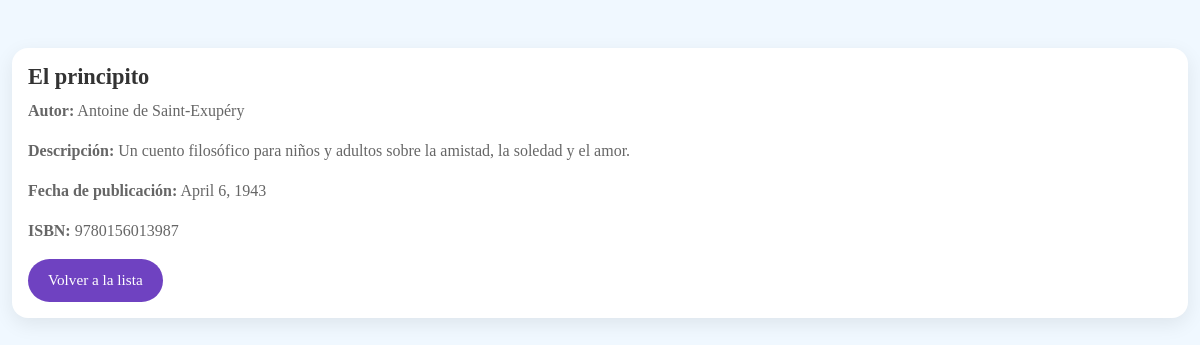
Screenshot of /libros/3/ with the database file from the repository.
### libros/models.py (models this page shows, shortened)
class Libro(models.Model):
    titulo = models.CharField(max_length=200)
    autor = models.CharField(max_length=100)
    descripcion = models.TextField()
    fecha_publicacion = models.DateField()
    isbn = models.CharField(max_length=13, unique=True)

### libros/views.py (the view)
# urls.py: path('<int:libro_id>/', views.detalle_libro, name='detalle_libro'),
def detalle_libro(request, libro_id):
    libro = get_object_or_404(Libro, pk=libro_id)
    return render(request, 'libros/detalle_libro.html', {'libro': libro})

### libros/templates/libros/detalle_libro.html (shortened to what this page needs)
<!DOCTYPE html>
<html>
<head>
    {% load static %}
    <link href="https://cdn.jsdelivr.net/npm/bootstrap@5.3.0/dist/css/bootstrap.min.css" rel="stylesheet">
    <link href="{% static 'css/styles.css' %}" rel="stylesheet">
</head>
<body>
    <div class="container mt-5">
        <div class="card">
            <div class="card-body">
                <h1 class="card-title">{{ libro.titulo }}</h1>
                <p class="card-text"><strong>Autor:</strong> {{ libro.autor }}</p>
                <p class="card-text"><strong>Descripción:</strong> {{ libro.descripcion }}</p>
                <p class="card-text"><strong>Fecha de publicación:</strong> {{ libro.fecha_publicacion }}</p>
                <p class="card-text"><strong>ISBN:</strong> {{ libro.isbn }}</p>
                <a href="{% url 'lista_libros' %}" class="btn btn-primary">Volver a la lista</a>
            </div>
        </div>
    </div>
</body>
</html>

### libros/static/CSS/styles.css (style rules this page uses)
body { background-color: #f0f8ff; font-family: 'Georgia', serif; position: relative; overflow-x: hidden; }
.container { max-width: 1200px; }
.card { border: none; border-radius: 1rem; background: #ffffff; box-shadow: 0 6px 20px rgba(0, 0, 0, 0.08); transition: transform 0.3s ease, box-shadow 0.3s ease; }
.card-title { font-size: 1.4rem; font-weight: 700; color: #333; }
.card-text { color: #666; font-size: 1rem; }
.btn-primary, .btn-secondary { background-color: #6f42c1; border: none; padding: 10px 20px; border-radius: 30px; font-weight: 500; font-size: 0.95rem; transition: background-color 0.3s ease; }

### rows the page displays
Libro: titulo "El principito", autor "Antoine de Saint-Exupéry", descripcion "Un cuento filosófico para niños y adultos sobre la amistad, la soledad y el amor.", fecha_publicacion "April 6, 1943", isbn "9780156013987"
